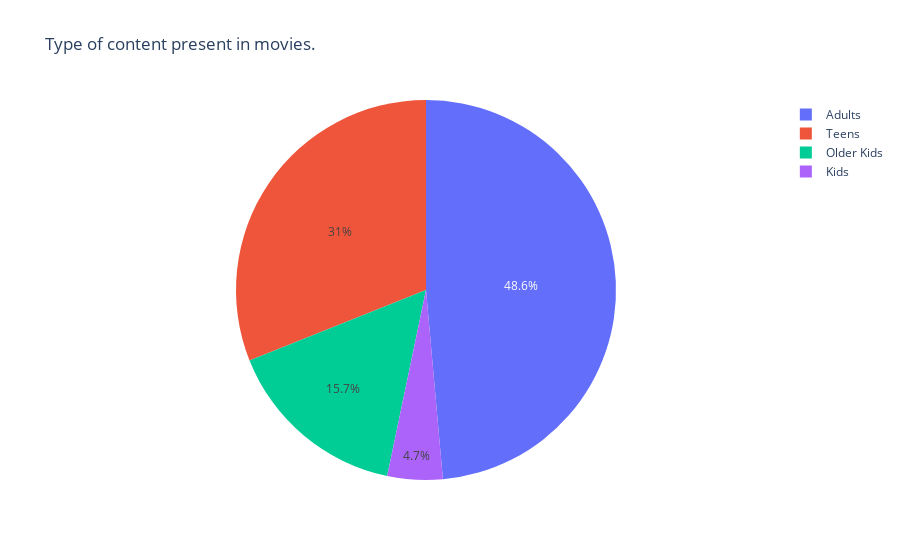

Notebook code for this chart:
### Code cell
# visualizing the type of content and age groups present in movies. A figure showing the age groups targeted by the Netflix Movies
px.pie(movies, names="ratings_ages", values = movies.index, title = "Type of content present in movies.")

### Figure 1 — Plotly figure (JSON) as saved in the notebook; plotly's stock layout.template omitted (floating-point values rounded to 4 significant figures; data arrays with more than 128 entries replaced by an {"elided": "..."} marker saying what was removed)
{"data": [{"domain": {"x": [0, 1], "y": [0, 1]}, "hovertemplate": "ratings_ages=%{label}<br>index=%{value}<extra></extra>", "labels": {"elided": "5377 str values"}, "legendgroup": "", "name": "", "showlegend": true, "type": "pie", "values": {"elided": "5377 int values"}}], "layout": {"legend": {"tracegroupgap": 0}, "title": {"text": "Type of content present in movies."}}}
